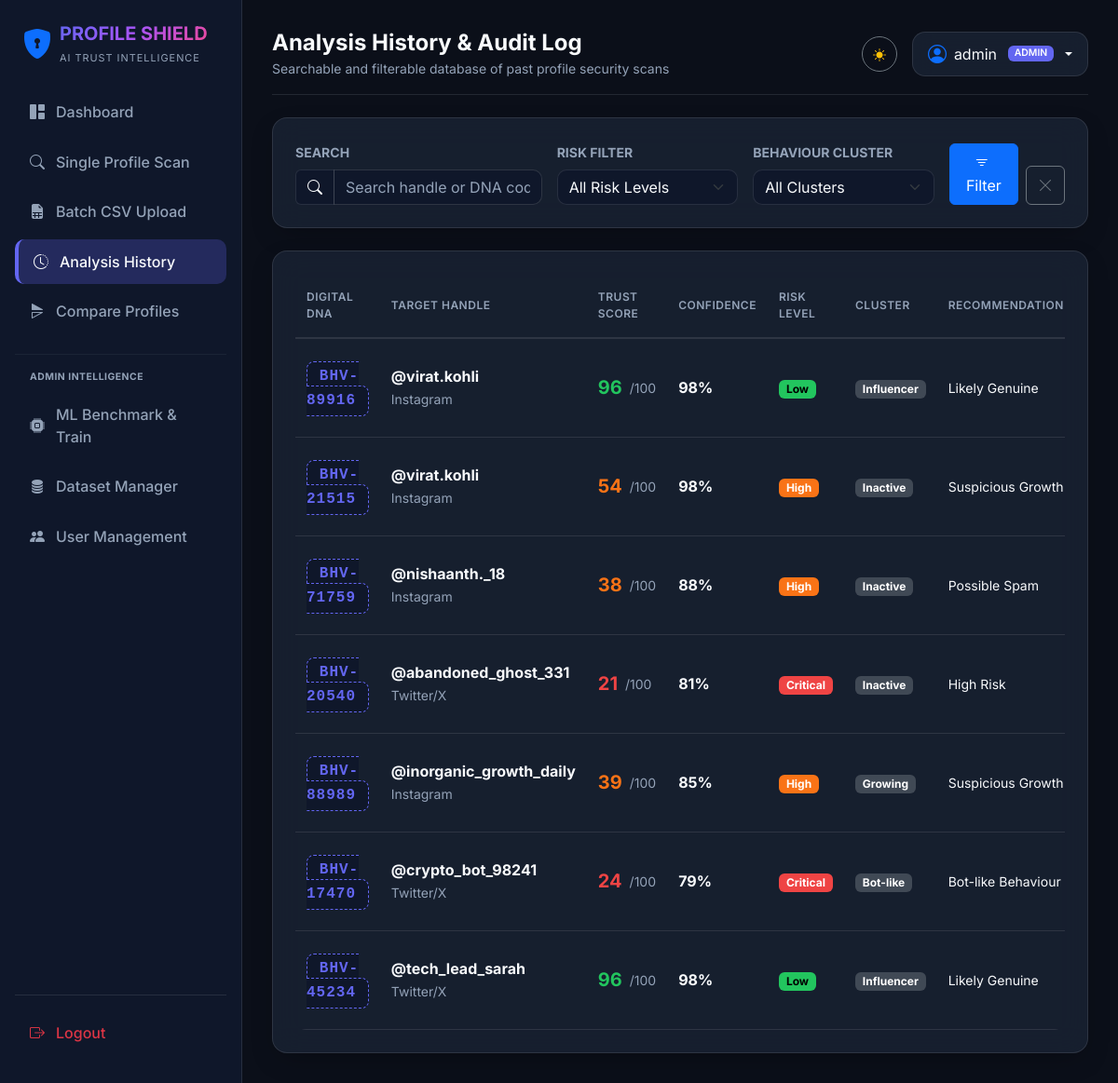
The app's page /batch/history (signed in), older data.
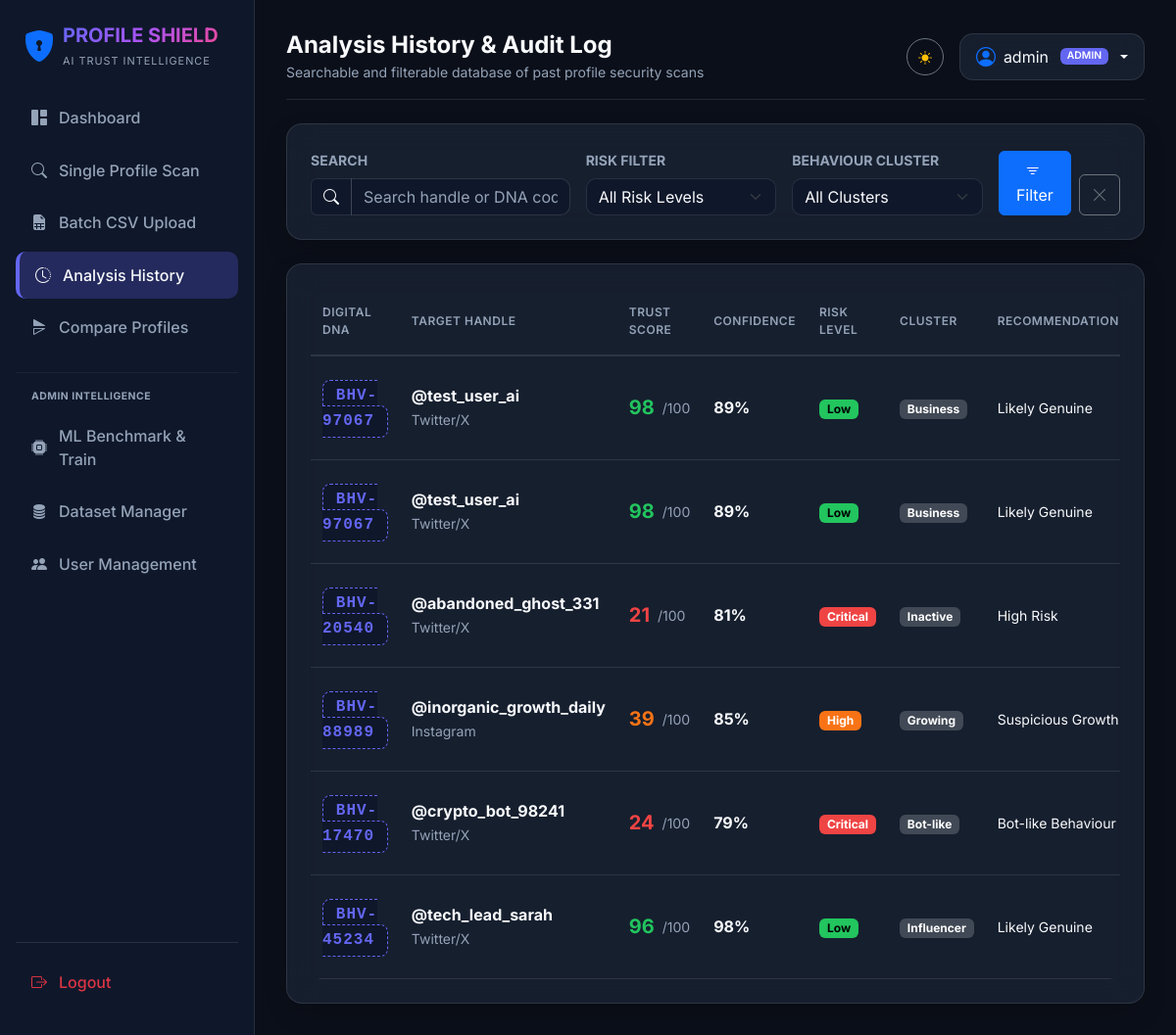
The same page, newer data.
### app/models/user.py (models this page shows, shortened)
class User(UserMixin, db.Model):
    __tablename__ = 'users'
    id            = db.Column(db.Integer, primary_key=True)
    username      = db.Column(db.String(64),  unique=True, nullable=False, index=True)
    email         = db.Column(db.String(120), unique=True, nullable=False, index=True)
    password_hash = db.Column(db.String(256), nullable=False)
    role          = db.Column(db.String(20),  default='user')   # 'admin' or 'user'
    is_active     = db.Column(db.Boolean, default=True)
    created_at    = db.Column(db.DateTime, default=datetime.utcnow)
    last_login    = db.Column(db.DateTime, default=datetime.utcnow)
    analyses = db.relationship(
        'ProfileAnalysis',
        backref=db.backref('author', lazy='select'),
        lazy='dynamic',
        cascade='all, delete-orphan',
        foreign_keys='ProfileAnalysis.user_id',
    )
    def is_admin(self) -> bool:
        return self.role.lower() == 'admin'

### app/models/profile_analysis.py (models this page shows, shortened)
class ProfileAnalysis(db.Model):
    __tablename__ = 'profile_analyses'
    id           = db.Column(db.Integer, primary_key=True)
    username     = db.Column(db.String(100), nullable=False, index=True)
    display_name = db.Column(db.String(150), nullable=True)
    platform     = db.Column(db.String(50), default='Twitter/X')
    user_id = db.Column(
        db.Integer,
        db.ForeignKey('users.id', ondelete='CASCADE'),
        nullable=True,
        index=True,
    )
    account_age_days          = db.Column(db.Integer,  default=0)
    followers_count           = db.Column(db.Integer,  default=0)
    following_count           = db.Column(db.Integer,  default=0)
    posts_count               = db.Column(db.Integer,  default=1)   # never 0
    has_profile_pic           = db.Column(db.Boolean,  default=True)
    has_bio                   = db.Column(db.Boolean,  default=True)
    is_verified               = db.Column(db.Boolean,  default=False)
    has_url                   = db.Column(db.Boolean,  default=False)
    avg_likes_per_post        = db.Column(db.Float,    default=0.0)
    avg_retweets_per_post     = db.Column(db.Float,    default=0.0)
    posting_frequency_per_day = db.Column(db.Float,    default=0.0)
    trust_score      = db.Column(db.Float,   nullable=False)
    confidence       = db.Column(db.Float,   nullable=False)
    risk_level       = db.Column(db.String(30),  nullable=False)
    recommendation   = db.Column(db.String(50),  nullable=False)
    health_meter     = db.Column(db.String(30),  nullable=False)
    behaviour_cluster = db.Column(db.String(50), nullable=False)
    digital_dna      = db.Column(db.String(20),  nullable=False)
    sub_scores_json         = db.Column(db.Text, nullable=False, default='{}')
    trust_radar_json        = db.Column(db.Text, nullable=False, default='{}')
    timeline_json           = db.Column(db.Text, nullable=False, default='[]')
    heatmap_json            = db.Column(db.Text, nullable=False, default='{}')
    shap_importance_json    = db.Column(db.Text, nullable=False, default='[]')
    ai_explanation_narrative = db.Column(db.Text, nullable=False, default='')
    created_at = db.Column(db.DateTime, default=datetime.utcnow, index=True)
    @property
    def sub_scores(self):
        return json.loads(self.sub_scores_json) if self.sub_scores_json else {}
    @property
    def trust_radar(self):
        return json.loads(self.trust_radar_json) if self.trust_radar_json else {}
    @property
    def timeline(self):
        return json.loads(self.timeline_json) if self.timeline_json else []
    @property
    def heatmap(self):
        return json.loads(self.heatmap_json) if self.heatmap_json else {}
    @property
    def shap_importance(self):
        """Feature importance data (renamed from SHAP but kept as 'shap_importance' for template compat)."""
        return json.loads(self.shap_importance_json) if self.shap_importance_json else []

### app/routes/batch.py (the view)
@batch_bp.route('/history')
@login_required
def history():
    page           = request.args.get('page', 1, type=int)
    search_query   = request.args.get('search', '', type=str).strip()
    risk_filter    = request.args.get('risk', '', type=str).strip()
    cluster_filter = request.args.get('cluster', '', type=str).strip()
    if current_user.is_admin():
        query = ProfileAnalysis.query
    else:
        query = ProfileAnalysis.query.filter_by(user_id=current_user.id)
    if search_query:
        query = query.filter(
            ProfileAnalysis.username.ilike(f'%{search_query}%') |
            ProfileAnalysis.digital_dna.ilike(f'%{search_query}%')
        )
    if risk_filter:
        query = query.filter_by(risk_level=risk_filter)
    if cluster_filter:
        query = query.filter_by(behaviour_cluster=cluster_filter)
    pagination = query.order_by(ProfileAnalysis.created_at.desc()).paginate(
        page=page, per_page=10, error_out=False
    )
    return render_template(
        'analysis/history.html',
        pagination=pagination,
        analyses=pagination.items,
        search_query=search_query,
        risk_filter=risk_filter,
        cluster_filter=cluster_filter,
    )

### app/templates/analysis/history.html (shortened to what this page needs)
{% extends "base.html" %}
{% block page_title %}Analysis History & Audit Log{% endblock %}
{% block page_subtitle %}Searchable and filterable database of past profile security scans{% endblock %}
{% block content %}
<div class="glass-panel p-4 mb-4">
    <form method="GET" action="{{ url_for('batch.history') }}" class="row g-3">
        <div class="col-md-4">
            <label class="form-label text-muted small fw-bold">SEARCH</label>
            <div class="input-group">
                <span class="input-group-text bg-transparent border-secondary text-muted"><i class="bi bi-search"></i></span>
                <input type="text" name="search" class="form-control bg-transparent border-secondary text-white" placeholder="Search handle or DNA code..." value="{{ search_query }}">
            </div>
        </div>
        <div class="col-md-3">
            <label class="form-label text-muted small fw-bold">RISK FILTER</label>
            <select name="risk" class="form-select bg-dark border-secondary text-white">
                <option value="">All Risk Levels</option>
            </select>
        </div>
        <div class="col-md-3">
            <label class="form-label text-muted small fw-bold">BEHAVIOUR CLUSTER</label>
            <select name="cluster" class="form-select bg-dark border-secondary text-white">
                <option value="">All Clusters</option>
            </select>
        </div>
        <div class="col-md-2 d-flex align-items-end gap-2">
            <button type="submit" class="btn btn-primary w-100 py-2"><i class="bi bi-filter me-1"></i> Filter</button>
            <a href="{{ url_for('batch.history') }}" class="btn btn-outline-secondary py-2"><i class="bi bi-x-lg"></i></a>
        </div>
    </form>
</div>
<div class="glass-panel p-4">
    <div class="table-responsive">
        <table class="table table-dark table-hover align-middle mb-0">
            <thead>
                <tr class="text-muted small border-bottom border-secondary border-opacity-50">
                    <th>DIGITAL DNA</th>
                    <th>TARGET HANDLE</th>
                    <th>TRUST SCORE</th>
                    <th>CONFIDENCE</th>
                    <th>RISK LEVEL</th>
                    <th>CLUSTER</th>
                    <th>RECOMMENDATION</th>
                </tr>
            </thead>
            <tbody>
                {% for a in analyses %}
                <tr>
                    <td><span class="digital-dna-badge">{{ a.digital_dna }}</span></td>
                    <td>
                        <div class="fw-bold">@{{ a.username }}</div>
                        <small class="text-muted">{{ a.platform }}</small>
                    </td>
                    <td>
                        <div class="d-flex align-items-center gap-2">
                            <span class="fw-bold fs-5" style="color: {% if a.trust_score >= 80 %}#22c55e{% elif a.trust_score >= 60 %}#eab308{% elif a.trust_score >= 35 %}#f97316{% else %}#ef4444{% endif %};">
                                {{ a.trust_score|int }}
                            </span>
                            <small class="text-muted">/100</small>
                        </div>
                    </td>
                    <td class="fw-bold text-info">{{ a.confidence|int }}%</td>
                    <td>
                        <span class="badge badge-risk-{{ a.risk_level.lower() }} px-2 py-1">
                            {{ a.risk_level }}
                        </span>
                    </td>
                    <td><span class="badge bg-secondary bg-opacity-50 text-white">{{ a.behaviour_cluster }}</span></td>
                    <td class="small">{{ a.recommendation }}</td>
                </tr>
                {% else %}
                <tr>
                    <td colspan="9" class="text-center text-muted py-4">No matching records found.</td>
                </tr>
                {% endfor %}
            </tbody>
        </table>
    </div>
</div>
{% endblock %}

### app/templates/base.html (shortened to what this page needs)
<!DOCTYPE html>
<html lang="en" data-theme="light">
<head>
    <link href="https://cdn.jsdelivr.net/npm/bootstrap@5.3.2/dist/css/bootstrap.min.css" rel="stylesheet">
    <link rel="stylesheet" href="https://cdn.jsdelivr.net/npm/bootstrap-icons@1.11.1/font/bootstrap-icons.css">
    <link rel="stylesheet" href="{{ url_for('static', filename='css/custom.css') }}">
</head>
<body>
    {% if current_user.is_authenticated %}
    <aside class="sidebar">
        <div class="d-flex align-items-center gap-2 mb-4 px-2">
            <i class="bi bi-shield-lock-fill fs-2 text-primary"></i>
            <div>
                <h5 class="fw-bold mb-0 gradient-text">PROFILE SHIELD</h5>
                <small class="text-muted" style="font-size: 0.68rem; letter-spacing: 1px;">AI TRUST INTELLIGENCE</small>
            </div>
        </div>
        <nav class="d-flex flex-column flex-grow-1">
            <a href="{{ url_for('dashboard.index') }}" class="nav-link-custom {% if request.endpoint == 'dashboard.index' %}active{% endif %}">
                <i class="bi bi-grid-1x2-fill"></i> Dashboard
            </a>
            <a href="{{ url_for('analysis.new_analysis') }}" class="nav-link-custom {% if request.endpoint == 'analysis.new_analysis' %}active{% endif %}">
                <i class="bi bi-search"></i> Single Profile Scan
            </a>
            <a href="{{ url_for('batch.upload_csv') }}" class="nav-link-custom {% if request.endpoint == 'batch.upload_csv' %}active{% endif %}">
                <i class="bi bi-file-earmark-spreadsheet-fill"></i> Batch CSV Upload
            </a>
            <a href="{{ url_for('batch.history') }}" class="nav-link-custom {% if request.endpoint == 'batch.history' %}active{% endif %}">
                <i class="bi bi-clock-history"></i> Analysis History
            </a>
            <a href="{{ url_for('compare.compare_profiles') }}" class="nav-link-custom {% if request.endpoint == 'compare.compare_profiles' %}active{% endif %}">
                <i class="bi bi-symmetry-horizontal"></i> Compare Profiles
            </a>
            {% if current_user.is_admin() %}
            <hr class="my-3 border-secondary border-opacity-50">
            <div class="px-3 mb-2 text-uppercase text-muted fw-bold" style="font-size: 0.65rem; letter-spacing: 0.5px;">Admin Intelligence</div>
            <a href="{{ url_for('admin.model_trainer') }}" class="nav-link-custom {% if request.endpoint == 'admin.model_trainer' %}active{% endif %}">
                <i class="bi bi-cpu-fill"></i> ML Benchmark & Train
            </a>
            <a href="{{ url_for('admin.datasets') }}" class="nav-link-custom {% if request.endpoint == 'admin.datasets' %}active{% endif %}">
                <i class="bi bi-database-fill"></i> Dataset Manager
            </a>
            <a href="{{ url_for('admin.user_manager') }}" class="nav-link-custom {% if request.endpoint == 'admin.user_manager' %}active{% endif %}">
                <i class="bi bi-people-fill"></i> User Management
            </a>
            {% endif %}
            <div class="mt-auto pt-3 border-top border-secondary border-opacity-25">
                <a href="{{ url_for('auth.logout') }}" class="nav-link-custom text-danger">
                    <i class="bi bi-box-arrow-right"></i> Logout
                </a>
            </div>
        </nav>
    </aside>
    <main class="main-content">
        <header class="d-flex justify-content-between align-items-center mb-4 pb-3 border-bottom border-secondary border-opacity-25">
            <div class="d-flex align-items-center gap-3">
                <div>
                    <h4 class="fw-bold mb-0">{% block page_title %}Dashboard{% endblock %}</h4>
                    <small class="text-muted">{% block page_subtitle %}Next Generation Social Profile Trust Intelligence Platform{% endblock %}</small>
                </div>
            </div>
            <div class="d-flex align-items-center gap-3">
                <button id="themeToggleBtn" class="btn btn-outline-secondary btn-sm rounded-circle" style="width:38px; height:38px;" title="Toggle Dark/Light Mode">
                    <i class="bi bi-sun-fill text-warning"></i>
                </button>
                <div class="dropdown">
                    <button class="btn glass-card dropdown-toggle d-flex align-items-center gap-2 px-3 py-2" type="button" data-bs-toggle="dropdown" aria-expanded="false">
                        <i class="bi bi-person-circle fs-5 text-primary"></i>
                        <span>{{ current_user.username }}</span>
                        <span class="badge bg-primary ms-1" style="font-size:0.65rem;">{{ current_user.role.upper() }}</span>
                    </button>
                </div>
            </div>
        </header>
        {% block content %}{% endblock %}
    </main>
    {% else %}
    <main class="container d-flex flex-column align-items-center justify-content-center min-vh-100 py-4">
        {% block auth_content %}{% endblock %}
    </main>
    {% endif %}
</body>
</html>

Row changes from the older to the newer data that the page shows:
removed ProfileAnalysis: digital_dna "BHV-89916", username "virat.kohli", platform "Instagram", trust_score "96", confidence "98", risk_level "Low", behaviour_cluster "Influencer", recommendation "Likely Genuine"
removed ProfileAnalysis: digital_dna "BHV-21515", username "virat.kohli", platform "Instagram", trust_score "54", confidence "98", risk_level "High", behaviour_cluster "Inactive", recommendation "Suspicious Growth"
added ProfileAnalysis: digital_dna "BHV-97067", username "test_user_ai", platform "Twitter/X", trust_score "98", confidence "89", risk_level "Low", behaviour_cluster "Business", recommendation "Likely Genuine"
changed ProfileAnalysis (number 2 of 6 on the later page): digital_dna "BHV-71759" → "BHV-97067"; username "nishaanth._18" → "test_user_ai"; platform "Instagram" → "Twitter/X"; trust_score "38" → "98"; confidence "88" → "89"; risk_level "High" → "Low"; behaviour_cluster "Inactive" → "Business"; recommendation "Possible Spam" → "Likely Genuine"
